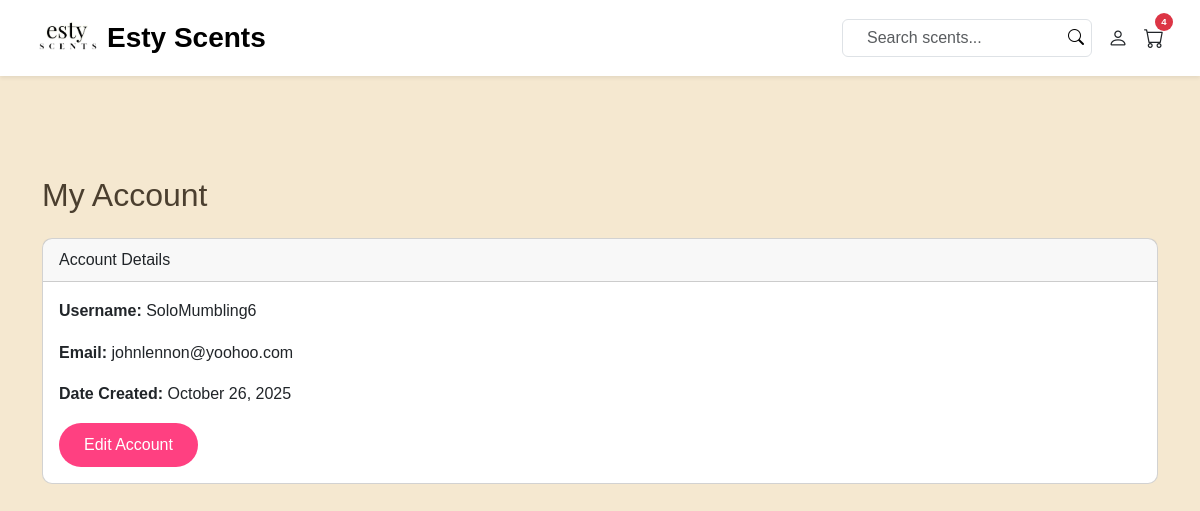
Page /ESTY/account.php (signed in) on the committed database.
### tables this page shows
CREATE TABLE `users` (
  `id` int(11) NOT NULL,
  `username` varchar(50) NOT NULL,
  `email` varchar(100) NOT NULL,
  `PASSWORD` varchar(255) NOT NULL,
  `created_at` timestamp NOT NULL DEFAULT current_timestamp()
);

### ESTY/account.php (the view, shortened to what this page needs)
<?php
require 'db.php';
$account_user_id = $_SESSION['user_id'];
$stmt = $conn->prepare("SELECT username, email, created_at FROM users WHERE id = ?");
$stmt->bind_param("i", $account_user_id);
$stmt->execute();
$result = $stmt->get_result();
$account_user = $result->fetch_assoc();
?>
<!DOCTYPE html>
<html lang="en">
<head>
    <link href="https://cdn.jsdelivr.net/npm/bootstrap@5.3.3/dist/css/bootstrap.min.css" rel="stylesheet">
    <link rel="stylesheet" href="https://cdn.jsdelivr.net/npm/bootstrap-icons@1.11.3/font/bootstrap-icons.css">
    <link rel="stylesheet" href="style.css">
</head>
<body>
<?php include 'navbar.php'; ?>
<div class="container my-5 pt-5">
    <h2 class="mb-4">My Account</h2>
    <div class="card">
        <div class="card-header">Account Details</div>
        <div class="card-body">
            <p><strong>Username:</strong> <?= htmlspecialchars($account_user['username']); ?></p>
            <p><strong>Email:</strong> <?= htmlspecialchars($account_user['email']); ?></p>
            <p><strong>Date Created:</strong> <?= date("F j, Y", strtotime($account_user['created_at'])); ?></p>
            <a href="edit_account.php" class="btn btn-edit">Edit Account</a>
        </div>
    </div>
</div>
</body>
</html>

### ESTY/style.css (style rules this page uses)
* { margin: 0; padding: 0; box-sizing: border-box; font-family: Arial, sans-serif; }
body { background-color: #F5E8D0; color: #4B3F2F; line-height: 1.6; padding-top: 80px; }
.btn { background: #ff4081 !important; color: #fff !important; border: none !important; border-radius: 25px !important; padding: 10px 25px !important; transition: all 0.3s ease !important; font-weight: 500; }
.btn-edit { background-color: #ff4081; color: #fff; border-radius: 25px; padding: 10px 25px; transition: all 0.3s ease; }
.card { border-radius: 10px; box-shadow: 0 5px 10px rgba(0, 0, 0, 0.05); transition: none; position: relative; }

### ESTY/account.php (style rules this page uses)
body { padding-top: 80px; }
.card { transition: none !important; transform: none !important; box-shadow: 0 0 0 rgba(0,0,0,0) !important; }
.btn-edit { background-color: #ff4081; color: #fff; border-radius: 25px; padding: 10px 25px; transition: transform 0.25s ease, background-color 0.25s ease; }

### rows in the picture
users: username "SoloMumbling6", email "johnlennon@yoohoo.com", created_at "October 26, 2025"

### other values in the picture
array_sum(array_column($_SESSION['cart'], 'quantity')) "4"
